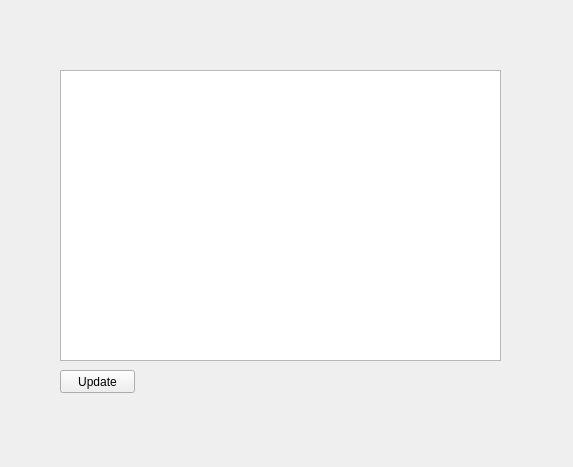
<?xml version="1.0" encoding="UTF-8"?>
<ui version="4.0">
 <class>Form</class>
 <widget class="QWidget" name="Form">
  <property name="geometry">
   <rect>
    <x>0</x>
    <y>0</y>
    <width>573</width>
    <height>467</height>
   </rect>
  </property>
  <property name="windowTitle">
   <string>Form</string>
  </property>
  <widget class="View" name="testView">
   <property name="geometry">
    <rect>
     <x>60</x>
     <y>70</y>
     <width>441</width>
     <height>291</height>
    </rect>
   </property>
  </widget>
  <widget class="QPushButton" name="pushButton">
   <property name="geometry">
    <rect>
     <x>60</x>
     <y>370</y>
     <width>75</width>
     <height>23</height>
    </rect>
   </property>
   <property name="text">
    <string>Update</string>
   </property>
  </widget>
 </widget>
 <customwidgets>
  <customwidget>
   <class>View</class>
   <extends>QTableView</extends>
   <header>ui.model_view</header>
  </customwidget>
 </customwidgets>
 <resources/>
 <connections/>
</ui>
